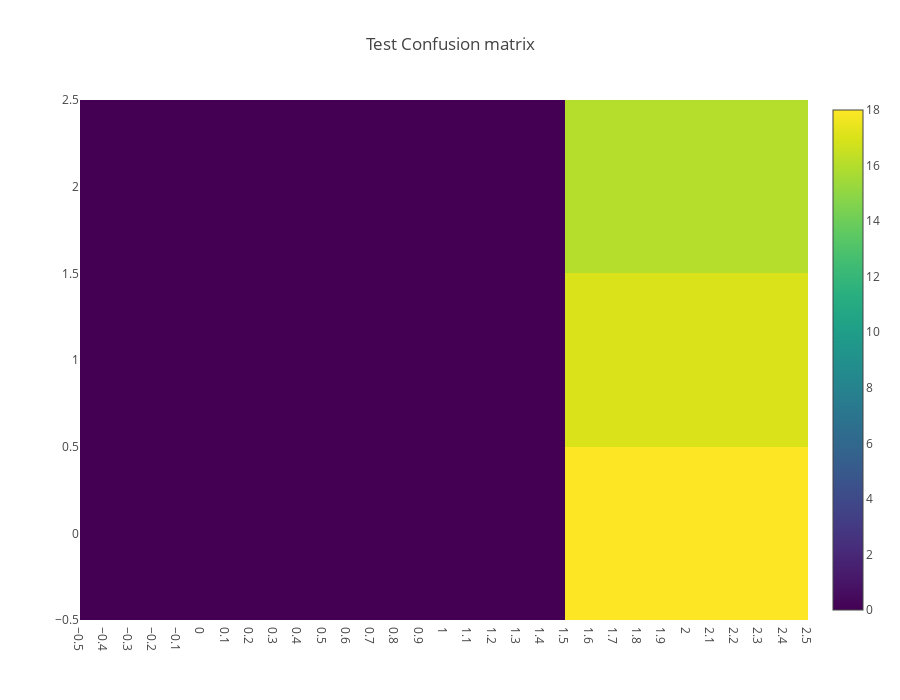

Source (notebook cell):
### Code cell
from sklearn.metrics import confusion_matrix

y_test_hat = cv.predict(X_test)

data = [
    go.Heatmap(
        z=confusion_matrix(y_test, y_test_hat),
        x=[0, 1, 2],
        y=[0, 1, 2],
        colorscale='Viridis',
        text = True ,
        opacity = 1.0
    )
]

layout = go.Layout(
    title='Test Confusion matrix',
    xaxis = dict(ticks='', nticks=36),
    yaxis = dict(ticks='' ),
    width = 900, height = 700,
    
)


fig = go.Figure(data=data, layout=layout)
py.iplot(fig, filename='labelled-heatmap')

### Figure 1 — Plotly figure (JSON) as saved in the notebook; plotly's stock layout.template omitted (floating-point values rounded to 4 significant figures)
{"data": [{"colorscale": "Viridis", "opacity": 1, "text": true, "type": "heatmap", "x": [0, 1, 2], "y": [0, 1, 2], "z": [[0, 0, 18], [0, 0, 17], [0, 0, 16]]}], "layout": {"height": 700, "title": "Test Confusion matrix", "width": 900, "xaxis": {"nticks": 36, "ticks": ""}, "yaxis": {"ticks": ""}}}
